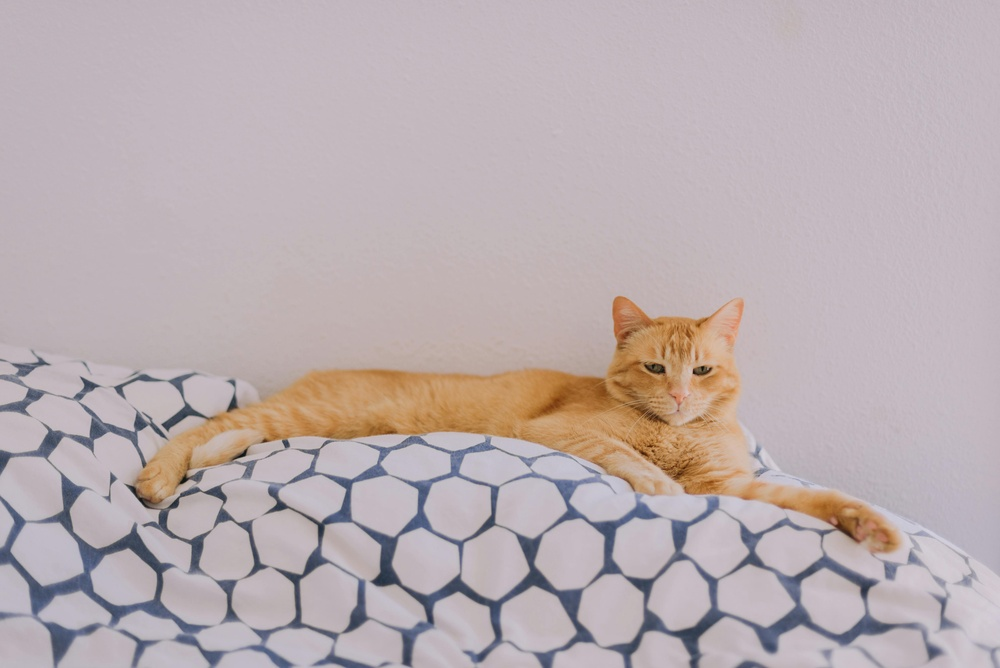
#> input picture CV-Filters/Data/Inputs/cat.jpg, 1000 x 668 px, shrunk from 6016 x 4016 before the run, found by its file name
$ python dilation_test.py
#> lines starting #> are read from the running program, lines starting #| are printed output that depends on the picture; after the words box and inside, x2 and y2 are one past the last pixel; in counts of white or black regions, pixels touching at a corner belong together
### CV-Filters/src/utils/image_utils.py
import cv2
import matplotlib.pyplot as plt
import numpy as np


def load_image(image_path: str) -> np.ndarray:
    """
    Load grayscale image.

    Args:
        image_path: Path to image

    Returns:
        Grayscale image
    """
#> called with image_path = 'Data/Inputs/cat.jpg'

    image = cv2.imread(image_path, 0)
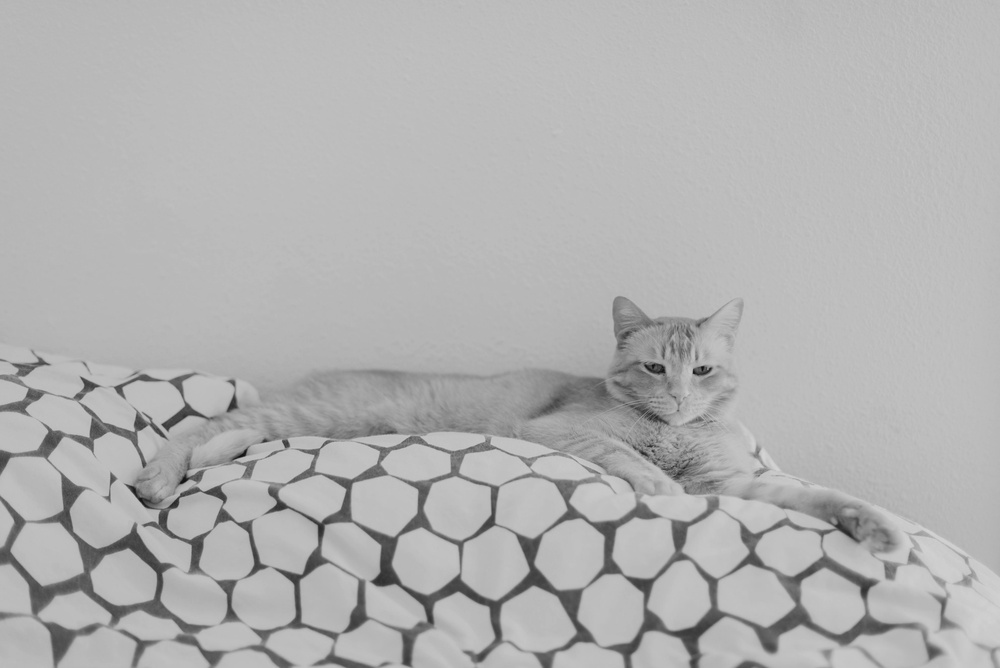
#> image: shape (668, 1000); min 14, max 212, mean 177.5

    if image is None:
        raise FileNotFoundError(
            f"Failed to load image: {image_path}"
        )

    return image


# [14 lines left out: function show_image, not called in this run]


# Load image
# image = load_image("../..//Data/Inputs/cat.jpg")

# Display image
# show_image(image, "Original Image")

### CV-Filters/src/core/padding.py
import numpy as np

"""
Without padding:

image shrinks
border information lost
"""

def zero_padding(
        image: np.ndarray,
        pad_size: int
) -> np.ndarray:
    """
    Add zero padding manually.
    """
    height, width = image.shape
    padded_height = height + 2 * pad_size
    padded_width = width + 2 * pad_size

    padded_image = np.zeros(
        (padded_height, padded_width), dtype=image.dtype
    )

    padded_image[
        pad_size:pad_size + height,
        pad_size:pad_size + width
    ] = image
    return padded_image

### CV-Filters/src/core/dilation.py
"""
What is Dilation?

Dilation:

expands bright regions
thickens objects

Useful for:

segmentation
OCR
mask cleanup
Structuring Element

Kernel in morphology called:

structuring element
"""

import numpy as np

from src.core.padding import zero_padding

def dilation(
    image: np.ndarray,
    kernel_size: int = 11
) -> np.ndarray:

    pad = kernel_size // 2

    padded = zero_padding(image, pad)

    output = np.zeros_like(image)

    for y in range(image.shape[0]):

        for x in range(image.shape[1]):

            patch = padded[
                y:y + kernel_size,
                x:x + kernel_size
            ]

            output[y, x] = np.max(patch)

    return output

### CV-Filters/tests/dilation_test.py
import numpy as np
from PIL import Image
import matplotlib.pyplot as plt

from src.core.dilation import dilation
from src.utils.image_utils import load_image

# Load image
image = load_image("Data/Inputs/cat.jpg")

# Convert to numpy array
image_array = np.array(image)

# Convert to binary
binary = np.where(image_array > 128, 255, 0)
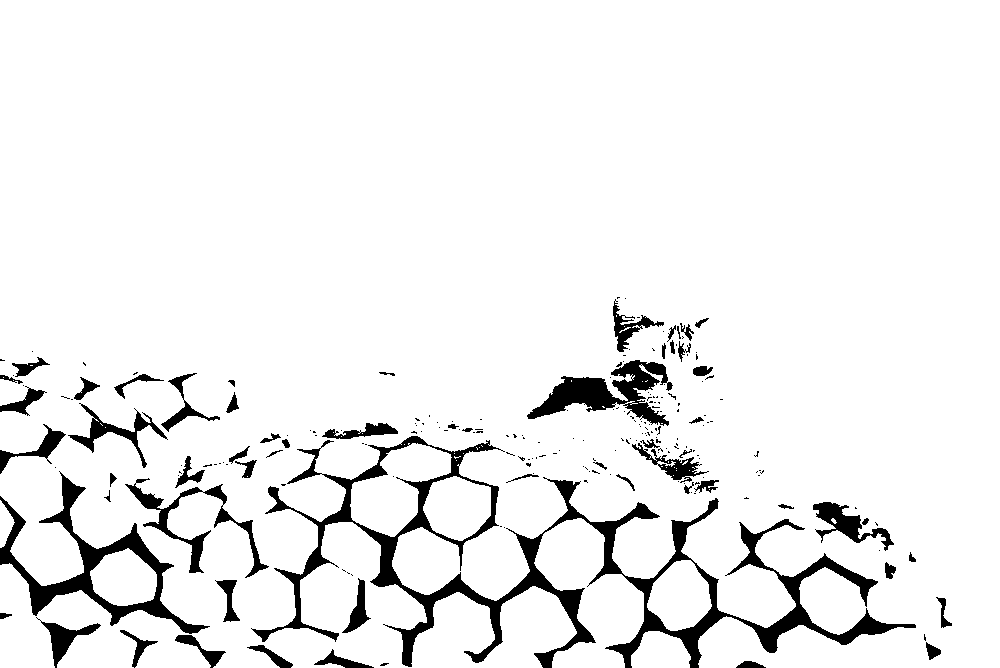
#> binary: shape (668, 1000) int64; 93.2% white; 222 black regions (162 under 20 px), largest, box (x1, y1, x2, y2) and area: (251, 436, 916, 668) 20310, (0, 471, 210, 634) 5627, (527, 360, 673, 426) 3814

# Apply dilation
output = dilation(image_array, kernel_size=3)
#> in zero_padding, `padded_image[ pad_size:pad_size + height, pad_size:pad_size + width ] ..`:
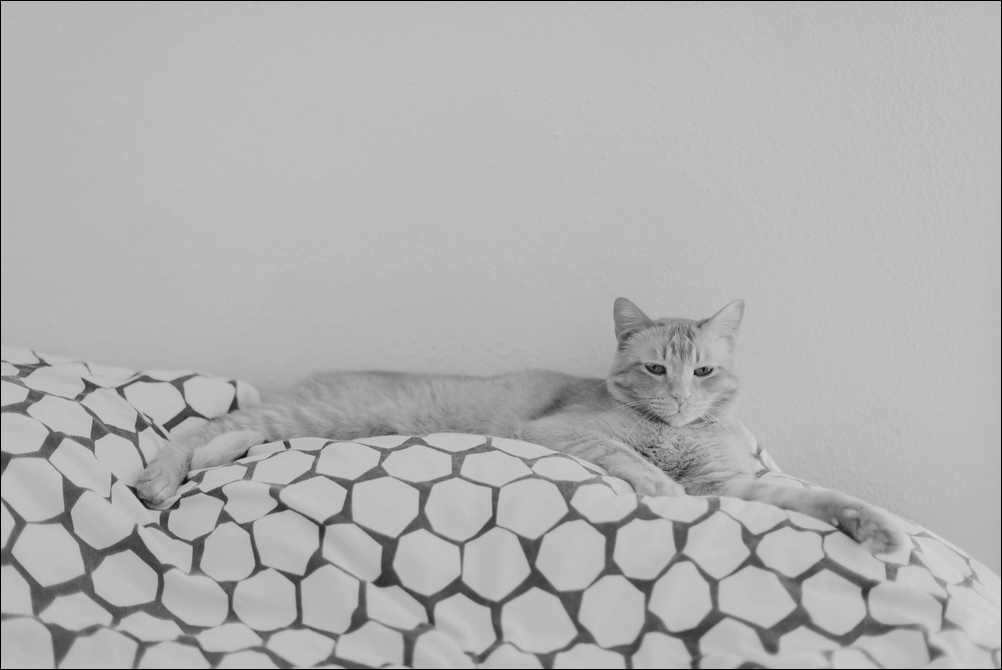
#> padded_image: shape (670, 1002); min 0, max 212, mean 176.6
#> after the loop in dilation, `for y in range(image.shape[0]):`:
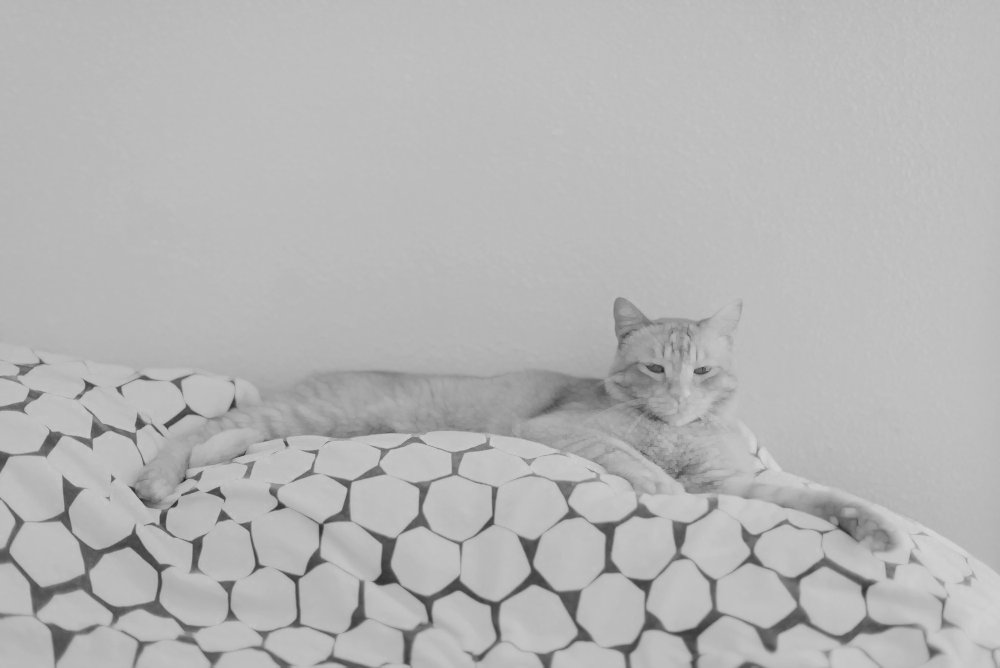
#> output: shape (668, 1000); min 28, max 212, mean 181.3

# Display original image
plt.figure(figsize=(10, 5))

plt.subplot(1, 2, 1)
plt.title("Original")
plt.imshow(image_array, cmap="gray")

# Display dilated image
plt.subplot(1, 2, 2)
plt.title("Dilated")
plt.imshow(output, cmap="gray")

plt.show()
